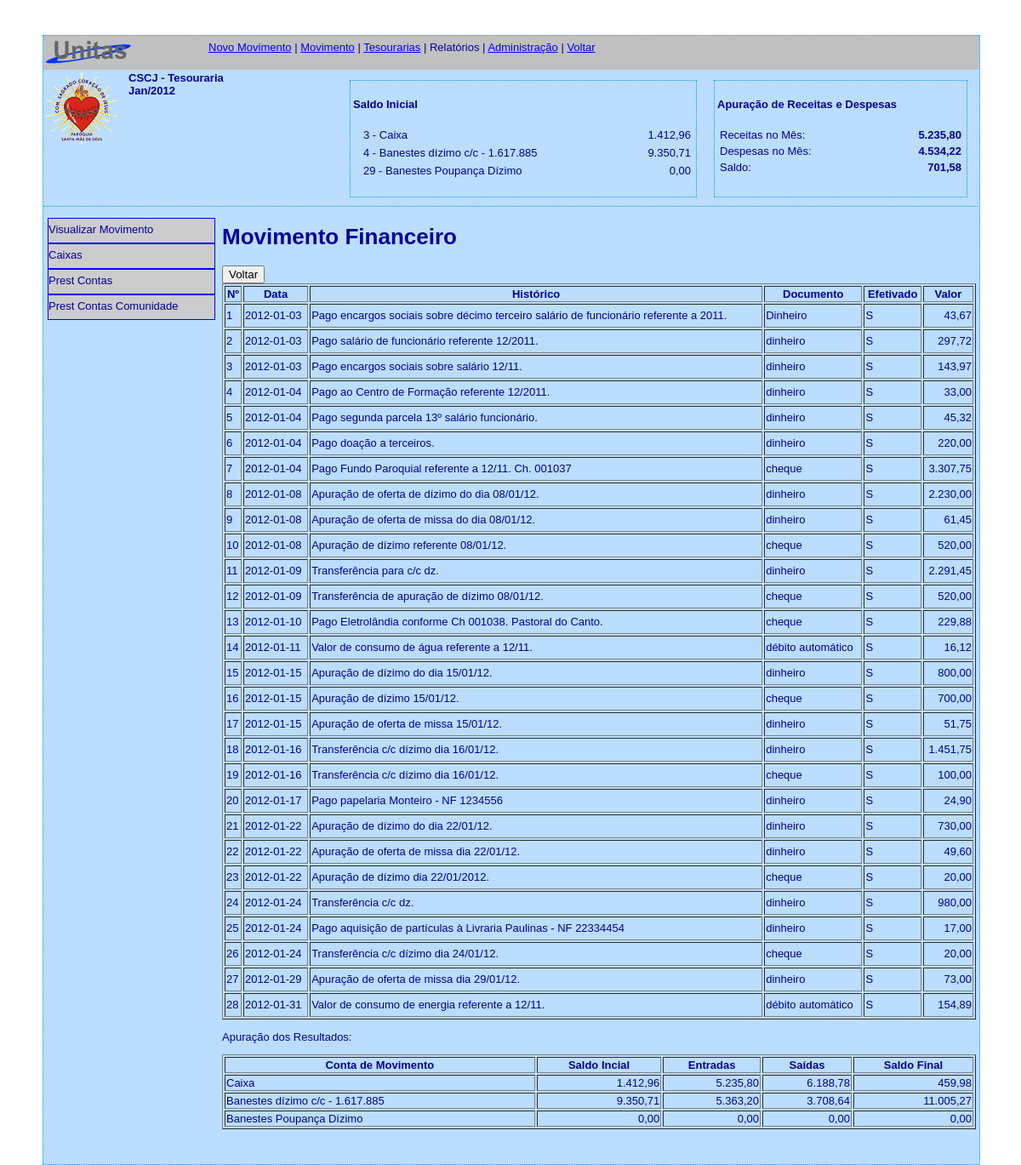
/administracao/plus/tesouraria/frm_tesouraria.php?area=visu_movimento&movimento=2, run on the app's committed database.
### tables this page shows
CREATE TABLE IF NOT EXISTS `unts_movimento` (
  `movim_id` smallint(6) NOT NULL AUTO_INCREMENT,
  `tesra_id` smallint(6) NOT NULL,
  `perio_id` smallint(6) NOT NULL,
  `movim_data_ini` date NOT NULL,
  `movim_data_fim` date NOT NULL,
  `movim_ativo` char(1) NOT NULL,
  PRIMARY KEY (`movim_id`),
  UNIQUE KEY `unique_tesra_periodo` (`tesra_id`,`perio_id`),
  KEY `tesra_id` (`tesra_id`),
  KEY `perio_id` (`perio_id`)
);

CREATE TABLE IF NOT EXISTS `unts_tesouraria` (
  `tesra_id` smallint(6) NOT NULL AUTO_INCREMENT,
  `tesra_descricao` varchar(255) NOT NULL,
  `comun_id` smallint(6) NOT NULL,
  `tesra_ativo` char(1) NOT NULL DEFAULT 'S',
  PRIMARY KEY (`tesra_id`),
  KEY `comun_id` (`comun_id`)
);

CREATE TABLE IF NOT EXISTS `unts_saldo_ini` (
  `saldo_id` smallint(6) NOT NULL AUTO_INCREMENT,
  `movim_id` smallint(6) NOT NULL,
  `conta_id` smallint(6) NOT NULL,
  `saldo_valor` double NOT NULL,
  `saldo_ativo` char(1) NOT NULL,
  PRIMARY KEY (`saldo_id`),
  UNIQUE KEY `unq_mov_cta` (`movim_id`,`conta_id`),
  KEY `movim_id` (`movim_id`),
  KEY `conta_id` (`conta_id`)
);

CREATE TABLE IF NOT EXISTS `unts_contas` (
  `conta_id` smallint(6) NOT NULL AUTO_INCREMENT,
  `conta_tipo` char(1) NOT NULL,
  `conta_descricao` varchar(255) NOT NULL,
  `conta_visibilidade` smallint(6) NOT NULL DEFAULT '0',
  `conta_ativa` char(1) NOT NULL,
  PRIMARY KEY (`conta_id`)
);

CREATE TABLE IF NOT EXISTS `unts_item_mov` (
  `item_id` smallint(6) NOT NULL AUTO_INCREMENT,
  `movim_id` smallint(6) NOT NULL,
  `item_data` date NOT NULL,
  `conta_id_e` smallint(6) NOT NULL,
  `conta_id_s` smallint(6) NOT NULL,
  `item_historico` mediumtext NOT NULL,
  `item_documento` varchar(255) NOT NULL,
  `item_valor` double NOT NULL,
  `item_efetivado` char(1) NOT NULL,
  `item_ativo` char(1) NOT NULL,
  PRIMARY KEY (`item_id`),
  KEY `movim_id` (`movim_id`)
);

### includes/common/KT_functions.inc.php (called while the page is built, shortened)
<?php
function KT_convertDateCall($date, $toScreen = '') {
	if (!preg_match('/^([\d-\/\[\]\(\)\s\*\|\+\.:=,]|a|p|am|pm)+$/i', $date)) {
		return $date;
	}
	$date = str_replace('1900-01-01 ', '', $date);
	$date = KT_convertDate($date, $from, $to);
	return $date;
}
function KT_formatDate($date) {
	return KT_convertDateCall($date, 'toscreen');
}
?>

### administracao/plus/tesouraria/frm_visualizar_movimento.php (the view, shortened to what this page needs)
<?php require_once('../../../Connections/unitas.php'); ?>
<?php
	function calcula_entradas ($conta, $tipo, $movim)
	{
		if ($tipo == 'o') {$cta = 'conta_id_s';$nome = 'saida';}elseif($tipo == 'd'){$cta = 'conta_id_e';$nome='entrada';}
		$query_rs_calculo = 'SELECT SUM(item_valor) AS '.$nome.' FROM unts_item_mov WHERE '. $cta. '='. $conta.' AND movim_id='.$movim;
		$rs_calculo = mysql_query($query_rs_calculo);
		$row_rs_calculo = mysql_fetch_assoc($rs_calculo);
		if ($tipo == 'o') {return $row_rs_calculo['saida'];} elseif($tipo == 'd'){return $row_rs_calculo['entrada'];}
	}
?>
<?php
$nro_movimento_rs_itens = "-1";
if (isset($_GET['movimento'])) {
  $nro_movimento_rs_itens = $_GET['movimento'];
}
$query_rs_itens = sprintf("SELECT   unts_item_mov.*,   unts_movimento.tesra_id FROM   unts_item_mov INNER JOIN unts_movimento ON unts_movimento.movim_id = unts_item_mov.movim_id WHERE unts_item_mov.movim_id = %s AND unts_item_mov.item_ativo = 'S' ORDER BY unts_item_mov.item_data", GetSQLValueString($nro_movimento_rs_itens, "int"));
$rs_itens = mysql_query($query_rs_itens, $unitas) or die(mysql_error());
$row_rs_itens = mysql_fetch_assoc($rs_itens);
$movim_rs_saldoinicial = "-1";
if (isset($_GET['movimento'])) {
  $movim_rs_saldoinicial = $_GET['movimento'];
}
$query_rs_saldoinicial = sprintf("SELECT unts_saldo_ini . * , unts_contas . * FROM unts_saldo_ini LEFT JOIN unts_contas ON unts_contas.conta_id = unts_saldo_ini.conta_id WHERE unts_saldo_ini.movim_id = %s", GetSQLValueString($movim_rs_saldoinicial, "int"));
$rs_saldoinicial = mysql_query($query_rs_saldoinicial, $unitas) or die(mysql_error());
$row_rs_saldoinicial = mysql_fetch_assoc($rs_saldoinicial);
?>
<!DOCTYPE html PUBLIC "-//W3C//DTD XHTML 1.0 Transitional//EN" "http://www.w3.org/TR/xhtml1/DTD/xhtml1-transitional.dtd">
<html xmlns="http://www.w3.org/1999/xhtml">
<head>
</head>
<body>
<h1>Movimento Financeiro</h1>
<form id="form1" name="form1" method="post" action="/unitas/administracao/plus/tesouraria/frm_tesouraria.php?movimento=<?php echo $_GET['movimento']; ?>">
    <label>
      <input type="submit" name="voltar" id="voltar" value="Voltar" />
    </label>
</form>
<table width="100%" border="1">
  <tr>
    <td align="center"><strong>N&ordm;</strong></td>
    <td align="center"><strong>Data</strong></td>
    <td align="center"><strong>Hist&oacute;rico</strong></td>
    <td align="center"><strong>Documento</strong></td>
    <td align="center"><strong>Efetivado</strong></td>
    <td align="center"><strong>Valor</strong></td>
  </tr>
  <?php do { ?>
    <tr>
      <td height="24"><?php $cont = $cont + 1; echo $cont;?></td>
      <td><?php echo KT_FormatDate($row_rs_itens['item_data']); ?></td>
      <td><?php echo $row_rs_itens['item_historico']; ?></td>
      <td><?php echo $row_rs_itens['item_documento']; ?></td>
      <td><?php echo $row_rs_itens['item_efetivado']; ?></td>
      <td align="right"><?php echo number_format($row_rs_itens['item_valor'],2,",","."); ?></td>
    </tr>
    <?php } while ($row_rs_itens = mysql_fetch_assoc($rs_itens)); ?>
</table>
<p>Apura&ccedil;&atilde;o dos Resultados:</p>
<table width="100%" border="1">
  <tr>
    <td align="center"><strong>Conta de Movimento</strong></td>
    <td align="center"><strong>Saldo Incial</strong></td>
    <td align="center"><strong>Entradas</strong></td>
    <td align="center"><strong>Sa&iacute;das</strong></td>
    <td align="center"><strong>Saldo Final</strong></td>
  </tr>
  <?php do { ?>
    <tr>
      <td><?php echo $row_rs_saldoinicial['conta_descricao']; ?></td>
      <td align="right"><?php $saldo_inicial = $row_rs_saldoinicial['saldo_valor']; echo number_format($saldo_inicial,2,",",".");?></td>
      <td align="right"><?php $total_entradas = calcula_entradas ($row_rs_saldoinicial['conta_id'], 'o',$row_rs_saldoinicial['movim_id']); echo number_format($total_entradas,2,",",".");?></td>
      <td align="right"><?php $total_saidas = calcula_entradas($row_rs_saldoinicial['conta_id'], 'd',$row_rs_saldoinicial['movim_id']); echo number_format($total_saidas,2,",",".");?></td>
      <td align="right"><?php $valor_final = (($saldo_inicial + $total_entradas)- $total_saidas); echo number_format($valor_final,2,",",".");?></td>
    </tr>
    <?php } while ($row_rs_saldoinicial = mysql_fetch_assoc($rs_saldoinicial)); ?>
</table>
<p>&nbsp;</p>
</body>
</html>

### administracao/plus/tesouraria/frm_tesouraria.php (shortened to what this page needs)
<?php require_once('../../../Connections/unitas.php'); ?>
<?php
if (!function_exists("GetSQLValueString")) {
function GetSQLValueString($theValue, $theType, $theDefinedValue = "", $theNotDefinedValue = "")
{
  $theValue = function_exists("mysql_real_escape_string") ? mysql_real_escape_string($theValue) : mysql_escape_string($theValue);
  switch ($theType) {
    case "long":
    case "int":
      $theValue = ($theValue != "") ? intval($theValue) : "NULL";
      break;
  }
  return $theValue;
}
}
$mov_rs_movimento = "-1";
if (isset($_GET['movimento'])) {
  $mov_rs_movimento = $_GET['movimento'];
}
$query_rs_movimento = sprintf("SELECT CONCAT(unts_periodo.perio_mes,'/',unts_periodo.perio_ano) AS mov_perio,    unts_movimento.*,    unts_tesouraria.* FROM unts_movimento INNER JOIN unts_tesouraria ON unts_tesouraria.tesra_id = unts_movimento.tesra_id INNER JOIN unts_periodo ON unts_periodo.perio_id = unts_movimento.perio_id WHERE unts_movimento.movim_ativo = 'S' AND    unts_movimento.movim_id = %s", GetSQLValueString($mov_rs_movimento, "int"));
$rs_movimento = mysql_query($query_rs_movimento, $unitas) or die(mysql_error());
$row_rs_movimento = mysql_fetch_assoc($rs_movimento);
$movim_rs_saldoinicial = "-1";
if (isset($_GET['movimento'])) {
  $movim_rs_saldoinicial = $_GET['movimento'];
}
$query_rs_saldoinicial = sprintf("SELECT unts_saldo_ini . * , unts_contas . * FROM unts_saldo_ini LEFT JOIN unts_contas ON unts_contas.conta_id = unts_saldo_ini.conta_id WHERE unts_saldo_ini.movim_id = %s", GetSQLValueString($movim_rs_saldoinicial, "int"));
$rs_saldoinicial = mysql_query($query_rs_saldoinicial, $unitas) or die(mysql_error());
$row_rs_saldoinicial = mysql_fetch_assoc($rs_saldoinicial);
$moviment_rs_tot_receitas = "-1";
if (isset($_GET['movimento'])) {
  $moviment_rs_tot_receitas = $_GET['movimento'];
}
$query_rs_tot_receitas = sprintf("SELECT SUM( item_valor ) AS total_receitas FROM unts_item_mov INNER JOIN unts_contas ON unts_contas.conta_id = unts_item_mov.conta_id_e WHERE movim_id =%s AND conta_tipo = 'R'", GetSQLValueString($moviment_rs_tot_receitas, "int"));
$rs_tot_receitas = mysql_query($query_rs_tot_receitas, $unitas) or die(mysql_error());
$row_rs_tot_receitas = mysql_fetch_assoc($rs_tot_receitas);
$movimen_rs_tot_despesas = "-1";
if (isset($_GET['movimento'])) {
  $movimen_rs_tot_despesas = $_GET['movimento'];
}
$query_rs_tot_despesas = sprintf("SELECT SUM( item_valor ) AS total_despesas FROM unts_item_mov INNER JOIN unts_contas ON unts_contas.conta_id = unts_item_mov.conta_id_s WHERE movim_id = %s AND conta_tipo = 'D'", GetSQLValueString($movimen_rs_tot_despesas, "int"));
$rs_tot_despesas = mysql_query($query_rs_tot_despesas, $unitas) or die(mysql_error());
$row_rs_tot_despesas = mysql_fetch_assoc($rs_tot_despesas);
?>
<!DOCTYPE html PUBLIC "-//W3C//DTD XHTML 1.0 Transitional//EN" "http://www.w3.org/TR/xhtml1/DTD/xhtml1-transitional.dtd">
<html xmlns="http://www.w3.org/1999/xhtml">
<head>
<link rel="stylesheet" href="/unitas/css/unitas.css" type="text/css" />
</head>
<body>
<p align="right">&nbsp;</p>
<div id="geral">
  <div id="ferramentas">
      <div id="logo_unitas">
        </div>
        <div id="top_menu">
                <a href="#">Novo Movimento</a> |
                <a href="/unitas/administracao/plus/tesouraria/frm_seleciona_movimento.php?tesouraria=<?php echo $row_rs_movimento['tesra_id']; ?>">Movimento</a> |
                <a href="/unitas/administracao/plus/tesouraria/frm_seleciona_tesouraria.php">Tesourarias</a> |
                Relatórios | <a href="#">Administra&ccedil;&atilde;o</a> |
        <a href="../index.php">Voltar</a></div>
    </div>
    <div id="tesouraria">
        <div id="logo_comunidade">
            <form id="form1" name="form1" method="post" action="">
              <label>
                <input type="image" name="cscj_logo" id="cscj_logo" src="/unitas/images/scj_logo.png" />
              </label>
            </form>
        </div>
        <div id="dados_comunidade">
            <strong>
                <?php echo $row_rs_movimento['tesra_descricao']; ?><br />
                <?php echo $row_rs_movimento['mov_perio']; ?>
            </strong>
        </div>
      <div id="saldo_ini">
            <h4>Saldo Inicial</h4>
             <?php do { ?>
              <table width="100%">
                <tr>
                  <td width="5"></td>
                  <td><?php echo $row_rs_saldoinicial['conta_id']; ?> - <?php echo $row_rs_saldoinicial['conta_descricao']; ?></td>
                  <td align="right"><?php echo number_format($row_rs_saldoinicial['saldo_valor'],2,",","."); ?></td>
                </tr>
             </table>
              <?php } while ($row_rs_saldoinicial = mysql_fetch_assoc($rs_saldoinicial)); ?>
        </div>
        <div = id="balanco">
        <h4>Apura&ccedil;&atilde;o de Receitas e Despesas</h4>
            <table width="100%">
                <tr>
                  <td>Receitas no M&ecirc;s:</td>
                  <td align="right"><strong><?php echo number_format($row_rs_tot_receitas['total_receitas'],2,",","."); ?></strong></td>
                </tr>
                <tr>
                  <td>Despesas no M&ecirc;s:</td>
                  <td align="right"><strong><?php echo number_format($row_rs_tot_despesas['total_despesas'],2,",","."); ?></strong></td>
                </tr>
                <tr>
                  <td>Saldo:</td>
                  <td align="right"><strong><?php echo number_format(($row_rs_tot_receitas['total_receitas'] - $row_rs_tot_despesas['total_despesas']),2,",",".")?></strong></td>
                </tr>
            </table>
    	</div>
	</div>
    <div id="menu_lateral">
    	<ul>
        <li><a href="?area=visu_movimento&movimento=<?php echo $row_rs_movimento['movim_id']; ?>">Visualizar Movimento</a></li><br />
        <li><a href="?area=rela_caixas&tesouraria=<?php echo $row_rs_movimento['tesra_id']; ?>&amp;movimento=<?php echo $row_rs_movimento['movim_id']; ?>">Caixas</a></li>
        <br />
        <li><a href="?area=pres_contas&movimento=<?php echo $_GET['movimento']; ?>&amp;tesouraria=<?php echo $row_rs_movimento['tesra_id']; ?>">Prest Contas </a></li>
        <br />
        <li><a href="?area=pres_contas_simplificada&tesouraria=<?php echo $row_rs_movimento['tesra_id']; ?>&amp;movimento=<?php echo $_GET['movimento']; ?>">Prest Contas Comunidade</a></li>
        </ul>
    </div>
    <div id="conteudo">
                <?php
                    $area = @$_GET["area"];
                    switch ($area)
                    {
                        case "visu_movimento":
                            include "frm_visualizar_movimento.php";
                            break;
                    }
                ?>
    </div>
</div>
</body>
</html>

### css/unitas.css (style rules this page uses)
html { font-family:Verdana, Geneva, sans-serif; font-size:13px; background:#FFF; color:#009; }
body { margin:0 auto; padding:0; width:1100px; text-align:center; }
#geral { width: 1100px; float:left; background:#BBDDFF; text-align:justify; border:1px dotted #09F; }
#ferramentas { width: 1100px; height:40px; float: none; background:#C0C0C0; }
#logo_unitas { float: left; width: 110px; height: 40px; background:url(/unitas/images/unitas_logo.png) no-repeat; }
#top_menu { padding: 6px 6px 6px 6px; width: 900px; height:30px; float:right; }
#tesouraria { width: 1098px; min-height: 160px; float: none; border-bottom:1px dotted #09F; background:#BDF; margin:0 0 3px 0; }
#logo_comunidade { width: 100px; float: left; }
#dados_comunidade { width: 250px; float: left; }
#saldo_ini { margin: 10px 10px 10px 10px; padding: 3px 3px 3px 3px; height: 130px; float:left; width: 400px; border: 1px dotted #09F; }
#balanco { margin:10px 10px 10px 10px; padding: 3px 3px 3px 3px; float: left; width: 290px; height: 130px; border: 1px dotted #09F; }
#menu_lateral { width:210px; float:left; text-align:left; }
#menu_lateral ul { width:200px; margin: 10px 0 0 05px; padding:0; list-style-type: none; }
#menu_lateral ul li { display:inline-table; border:1px solid blue; width:195px; background:#ccc; }
#menu_lateral ul li a { color:#009; text-decoration:none; margin:0 0 03px 0; padding:0; line-height:25px; width:195px; float:left; }
#conteudo { width: 886px; float:left; background:#BBDDFF; }

### data on the page
unts_movimento: tesra.tesra_descricao "CSCJ - Tesouraria"
unts_saldo_ini: conta.conta_id "3", conta.conta_descricao "Caixa", saldo_valor "1.412,96", total_entradas "5.235,80", total_saidas "6.188,78", valor_final "459,98"
unts_saldo_ini: conta.conta_id "4", conta.conta_descricao "Banestes dízimo c/c - 1.617.885", saldo_valor "9.350,71", total_entradas "5.363,20", total_saidas "3.708,64", valor_final "11.005,27"
unts_saldo_ini: conta.conta_id "29", conta.conta_descricao "Banestes Poupança Dízimo", saldo_valor "0,00", total_entradas "0,00", total_saidas "0,00"
unts_item_mov: item_data "2012-01-03", item_historico "Pago encargos sociais sobre décimo terceiro salário de funcionário referente a 2011.", item_documento "Dinheiro", item_efetivado "S", item_valor "43,67"
unts_item_mov: item_data "2012-01-03", item_historico "Pago salário de funcionário referente 12/2011.", item_documento "dinheiro", item_efetivado "S", item_valor "297,72"
unts_item_mov: item_data "2012-01-03", item_historico "Pago encargos sociais sobre salário 12/11.", item_documento "dinheiro", item_efetivado "S", item_valor "143,97"
unts_item_mov: item_data "2012-01-04", item_historico "Pago ao Centro de Formação referente 12/2011.", item_documento "dinheiro", item_efetivado "S", item_valor "33,00"
unts_item_mov: item_data "2012-01-04", item_historico "Pago segunda parcela 13º salário funcionário.", item_documento "dinheiro", item_efetivado "S", item_valor "45,32"
unts_item_mov: item_data "2012-01-04", item_historico "Pago doação a terceiros.", item_documento "dinheiro", item_efetivado "S", item_valor "220,00"
unts_item_mov: item_data "2012-01-04", item_historico "Pago Fundo Paroquial referente a 12/11. Ch. 001037", item_documento "cheque", item_efetivado "S", item_valor "3.307,75"
unts_item_mov: item_data "2012-01-08", item_historico "Apuração de oferta de dízimo do dia 08/01/12.", item_documento "dinheiro", item_efetivado "S", item_valor "2.230,00"
unts_item_mov: item_data "2012-01-08", item_historico "Apuração de oferta de missa do dia 08/01/12.", item_documento "dinheiro", item_efetivado "S", item_valor "61,45"
unts_item_mov: item_data "2012-01-08", item_historico "Apuração de dízimo referente 08/01/12.", item_documento "cheque", item_efetivado "S", item_valor "520,00"
unts_item_mov: item_data "2012-01-09", item_historico "Transferência para c/c dz.", item_documento "dinheiro", item_efetivado "S", item_valor "2.291,45"
unts_item_mov: item_data "2012-01-09", item_historico "Transferência de apuração de dízimo 08/01/12.", item_documento "cheque", item_efetivado "S", item_valor "520,00"
unts_item_mov: item_data "2012-01-10", item_historico "Pago Eletrolândia conforme Ch 001038. Pastoral do Canto.", item_documento "cheque", item_efetivado "S", item_valor "229,88"
unts_item_mov: item_data "2012-01-11", item_historico "Valor de consumo de água referente a 12/11.", item_documento "débito automático", item_efetivado "S", item_valor "16,12"
unts_item_mov: item_data "2012-01-15", item_historico "Apuração de dízimo do dia 15/01/12.", item_documento "dinheiro", item_efetivado "S", item_valor "800,00"
unts_item_mov: item_data "2012-01-15", item_historico "Apuração de dízimo 15/01/12.", item_documento "cheque", item_efetivado "S", item_valor "700,00"
unts_item_mov: item_data "2012-01-15", item_historico "Apuração de oferta de missa 15/01/12.", item_documento "dinheiro", item_efetivado "S", item_valor "51,75"
unts_item_mov: item_data "2012-01-16", item_historico "Transferência c/c dízimo dia 16/01/12.", item_documento "dinheiro", item_efetivado "S", item_valor "1.451,75"
unts_item_mov: item_data "2012-01-16", item_historico "Transferência c/c dízimo dia 16/01/12.", item_documento "cheque", item_efetivado "S", item_valor "100,00"
unts_item_mov: item_data "2012-01-17", item_historico "Pago papelaria Monteiro - NF 1234556", item_documento "dinheiro", item_efetivado "S", item_valor "24,90"
unts_item_mov: item_data "2012-01-22", item_historico "Apuração de dízimo do dia 22/01/12.", item_documento "dinheiro", item_efetivado "S", item_valor "730,00"
unts_item_mov: item_data "2012-01-22", item_historico "Apuração de oferta de missa dia 22/01/12.", item_documento "dinheiro", item_efetivado "S", item_valor "49,60"
unts_item_mov: item_data "2012-01-22", item_historico "Apuração de dízimo dia 22/01/2012.", item_documento "cheque", item_efetivado "S", item_valor "20,00"
unts_item_mov: item_data "2012-01-24", item_historico "Transferência c/c dz.", item_documento "dinheiro", item_efetivado "S", item_valor "980,00"
unts_item_mov: item_data "2012-01-24", item_historico "Pago aquisição de partículas à Livraria Paulinas - NF 22334454", item_documento "dinheiro", item_efetivado "S", item_valor "17,00"
unts_item_mov: item_data "2012-01-24", item_historico "Transferência c/c dízimo dia 24/01/12.", item_documento "cheque", item_efetivado "S", item_valor "20,00"
unts_item_mov: item_data "2012-01-29", item_historico "Apuração de oferta de missa dia 29/01/12.", item_documento "dinheiro", item_efetivado "S", item_valor "73,00"
unts_item_mov: item_data "2012-01-31", item_historico "Valor de consumo de energia referente a 12/11.", item_documento "débito automático", item_efetivado "S", item_valor "154,89"

### other printed values
$row_rs_movimento['mov_perio'] "Jan/2012"
$row_rs_tot_receitas['total_receitas'] "5.235,80"
$row_rs_tot_despesas['total_despesas'] "4.534,22"
